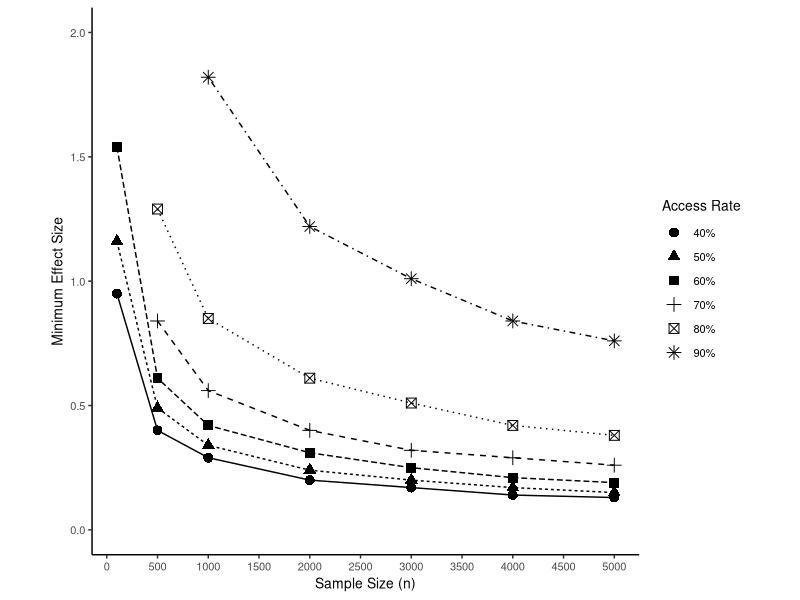
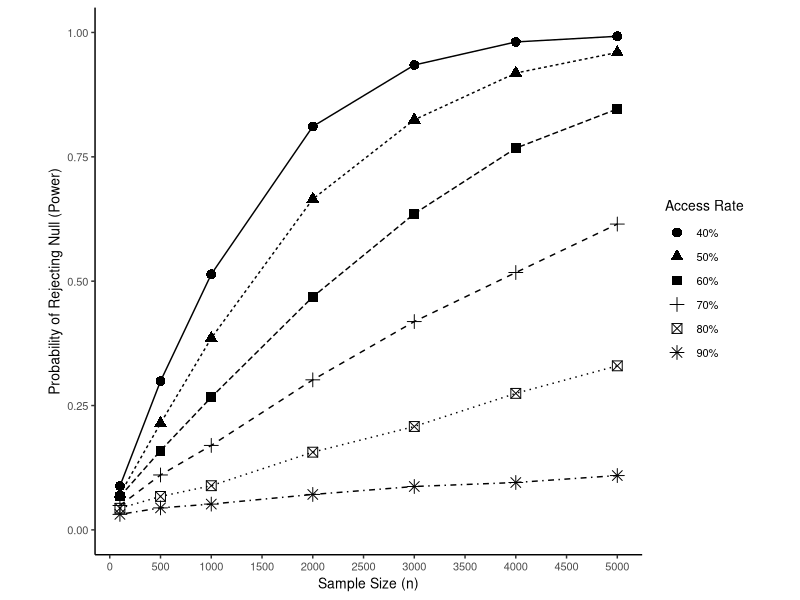

Generate these figures, in order, with R:
library(tidyverse)
library(truncnorm)
library(gridExtra)

#set working directory to location of folder
setwd("~/GitHub/oer-simulation-study/")

#based on this code
#http://egap.org/content/power-analysis-simulations-r


possible.ns <- c(100,500,1000,2000,3000,4000,5000,10000,15000,20000) #  The sample sizes we'll be considering
powers <- rep(NA, length(possible.ns))           # Empty object to collect simulation estimates
effects <- rep(NA, length(possible.ns))
alpha <- 0.05                                    # Standard significance level
sims <- 10000                                      # Number of simulations to conduct for each N
set.seed(1000)


simulateOER <- function(has.book = .6,access.effect = .25, mean.grade = 70, sd.grade = 20, allocation.ratio = .5){
  for (j in 1:length(possible.ns)){
    N <- possible.ns[j]                              # Pick the jth value for N
    
    significant.experiments <- rep(NA, sims)         # Empty object to count significant experiments
    
    #### Inner loop to conduct experiments "sims" times over for each N ####
    for (i in 1:sims){
      Y0 <-  rnorm(n=N,mean=mean.grade, sd=sd.grade)             # OER group potential outcome
      Y0[Y0 > 100] <- 100 # Trim down anything over 100 to 100. 
      Y0[Y0 < 0] <- 0 # Trim down anything over 100 to 100. 
      
      b.rate <- rbinom(n=N,size = 1,prob = has.book) # determine how many people in the sample have the book
      
      # Control group
      Y1 <- Y0 - (1-b.rate)*(access.effect*sd.grade)            # treatment potential outcome. For only students who didn't have access to book, improve by access effect
      Y1[Y1 > 100] <- 100 # Trim down anything over 100 to 100. 
      
      condition <- rbinom(n=N, size=1, prob=allocation.ratio)          # Do a random assignment to condition (1 = treatment, 0 = control)
      Y.sim <- Y1*condition + Y0*(1-condition)               # Reveal outcomes according to assignment
      fit.sim <- lm(Y.sim ~ condition)                   # Do analysis (Simple regression)
      positive <- summary(fit.sim)$coefficients[2,1] < 0 # indicates that the non-oer group was worse than oer group
      p.value <- summary(fit.sim)$coefficients[2,4]  # Extract p-values
      significant.experiments[i] <- ((p.value <= alpha)*positive) # Determine significance according to p <= 0.05. Only successful if the direction is positive. 
      # significant.experiments[i] <- (p.value <= alpha) # Determine significance according to p <= 0.05
    }
    
    powers[j] <- mean(significant.experiments)       # store average success rate (power) for each N
  }
  return(powers)
}


simulateSingleExperiment <- function(N = 1000, has.book = .6,access.effect = .25, mean.grade = 70, sd.grade = 20, allocation.ratio = .5, sims = 1000){
  significant.experiments <- rep(NA, sims)         # Empty object to count significant experiments
    #### Inner loop to conduct experiments "sims" times over for each N ####
    for (i in 1:sims){
      Y0 <-  rnorm(n=N,mean=mean.grade, sd=sd.grade)             # control potential outcome
      Y0[Y0 > 100] <- 100 # Trim down anything over 100 to 100. 
      Y0[Y0 < 0] <- 0 # Trim down anything over 100 to 100. 
      b.rate <- rbinom(n=N,size = 1,prob = has.book) # determine how many people in the sample have the book
      Y1 <- Y0 - (1-b.rate)*(access.effect*sd.grade)            # treatment potential outcome. For only students who didn't have access to book, improve by access effect
      Y1[Y1 < 0] <- 0 #adjust anyone who happened to drop below 0
      condition <- rbinom(n=N, size=1, prob=allocation.ratio)          # Do a random assignment to condition (1 = treatment, 0 = control)
      Y.sim <- Y1*condition + Y0*(1-condition)               # Reveal outcomes according to assignment
      fit.sim <- lm(Y.sim ~ condition)                   # Do analysis (Simple regression)
      positive <- summary(fit.sim)$coefficients[2,1] < 0
      p.value <- summary(fit.sim)$coefficients[2,4]  # Extract p-values
      significant.experiments[i] <- ((p.value <= alpha)*positive) # Determine significance according to p <= 0.05. Only successful if the direction is positive. 
    }
    
  power <- mean(significant.experiments)       # store average success rate (power) for each N
  return(power)
}


# run simulations across range of access levels
run_sims <- function(){
  sim90_2 <- simulateOER(has.book = .9,access.effect = .25)
  print("90% done")
  sim80_2 <- simulateOER(has.book = .8,access.effect = .25)
  print("80% done")
  sim70_2 <- simulateOER(has.book = .7,access.effect = .25)
  print("70% done")
  sim60_2 <- simulateOER(has.book = .6,access.effect = .25)
  print("60% done")
  sim50_2 <- simulateOER(has.book = .5,access.effect = .25)
  print("50% done")
  sim40_2 <- simulateOER(has.book = .4,access.effect = .25)
  print("40% done")
  sim0_2 <- simulateOER(has.book = 0,access.effect = .25)
  print("0% done")

  results_1 <- data.frame(possible.ns,sim90_2,sim80_2,sim70_2,sim60_2,sim50_2,sim40_2,sim0_2)
  write_csv(results_1, path = "simulation_results.csv")
}


# Run simulations of past studies
evaluate_past_studies <- function(){
  papers <- read_csv(file = "OER papers.csv")
  
  papers <- papers %>% 
    mutate(allocation = `n treatment`/(`n control`+ `n treatment`))
  
  papers$N <- ifelse(is.na(papers$`n treatment`),papers$`n control`,papers$`n control`+papers$`n treatment`)
  papers$allocation[is.na(papers$allocation)] <- .5 # assume equal allocation if not reported
  
  for (i in 1:nrow(papers)){
     papers$power_40[i] <- simulateSingleExperiment(N = papers$N[i], allocation.ratio = papers$allocation[i], has.book = .4)
     papers$power_60[i] <- simulateSingleExperiment(N = papers$N[i], allocation.ratio = papers$allocation[i], has.book = .6)
     papers$power_80[i] <- simulateSingleExperiment(N = papers$N[i], allocation.ratio = papers$allocation[i], has.book = .8)
    print(paste(i,"of",nrow(papers)))  
  }
  write_csv(papers, path = "paper_analysis.csv")
}


# create the Simulation Plot
results_1 <- read_csv(file = "simulation_results.csv")
names(results_1) <- c("possible.ns","90%", "80%", "70%", "60%", "50%", "40%")
rates <- c("0%","40%", "50%", "60%", "70%", "80%", "90%")

plot1 <- results_1 %>% 
  filter(possible.ns <= 5000) %>% 
  gather(key = sim,value = "power",-possible.ns) %>% 
  ggplot(., aes(x = possible.ns,y = power,group = sim)) +
  geom_point(aes(shape = sim), size = 3) +
  geom_line(aes(linetype = sim)) +
  ylim(0,1) +
  scale_x_continuous(breaks = seq(from=0, to=5000, by= 500)) +
  ylab("Probability of Rejecting Null (Power)")+ xlab("Sample Size (n)") +
  # theme_minimal() + 
  theme_classic()+
  theme(aspect.ratio = 1,
        text = element_text(size = 10)) +
  # theme( legend.position = "bottom",legend.direction = "horizontal") +
  guides(shape=guide_legend(title="Access Rate"),
         # guides(shape=guide_legend(expression(beta)),
         linetype = FALSE)


########### Sensitivity Analysis: ############
# Find the minimum effect size to achieve 80% power
# across varying sample sizes, increment d until power of 80% is achieved. 
getSensitivity <- function(has.book = .6){
  sens <- c()
  for(y in 1:length(possible.ns)){
    for(i in 1:300){ # 300 = 3 SD. 
      power <- simulateSingleExperiment(N = possible.ns[y], has.book = has.book, access.effect = i/100, sims = 1000)
      if(power >= .80){
        print(i)
        sens[y] <- i/100
        break
      }
    }
  }
  return(sens)
}

getSensitivityBinary <- function(has.book = .6){
  sens <- c()
  U <- 3
  for(y in 1:length(possible.ns)){
    print(possible.ns[y])
    print(U)
    print('')
    V <- seq(0, U, .01)
    L <- 1
    R <- length(V)
    while (L < R) {
      m <- floor((L + R) / 2)
      power <- simulateSingleExperiment(N = possible.ns[y], has.book = has.book, access.effect = V[m], sims = 1000)
      if (power < .8) {
        L <- m+1
      }
      else if (power >= .8) {
        R <- m
      }
    }
    sens[y] <- V[L]
    U <- V[L]
  }
  return(sens)
}
    

runSens <- function(){
  sens_90 <- getSensitivity(has.book = .90)
  sens_80 <- getSensitivity(has.book = .80)
  sens_70 <- getSensitivity(has.book = .70)
  sens_60 <- getSensitivity(has.book = .60)
  sens_50 <- getSensitivity(has.book = .50)
  sens_40 <- getSensitivity(has.book = .40)
  sens_results <- data.frame(possible.ns,sens_90,sens_80,sens_70,sens_60,sens_50,sens_40)
  write_csv(sens_results, path = "sensitivity_results.csv")
}

sens_results <- read_csv(file = "sensitivity_results.csv")
names(sens_results) <- c("possible.ns","90%", "80%", "70%", "60%", "50%", "40%")
plot_sens <- sens_results %>% 
  filter(possible.ns <= 5000) %>% 
  gather(key = sim,value = "ES",-possible.ns) %>% 
  ggplot(., aes(x = possible.ns,y = ES,group = sim)) +
  geom_point(aes(shape = sim), size = 3) +
  geom_line(aes(linetype = sim)) +
  ylim(0,2) +
  scale_x_continuous(breaks = seq(from=0, to=5000, by= 500)) +
  ylab("Minimum Effect Size")+ xlab("Sample Size (n)") +
  # theme_minimal() + 
  theme_classic()+
  theme(aspect.ratio = 1,
        text = element_text(size = 10)) +
  # theme( legend.position = "bottom",legend.direction = "horizontal") +
  guides(shape=guide_legend(title="Access Rate"),
         # guides(shape=guide_legend(expression(beta)),
         linetype = FALSE)





# for(i in 1:length(rates)){
#   plot <- results_1 %>% 
#     filter(possible.ns <= 5000) %>% 
#     gather(key = sim,value = "power",-possible.ns) %>%
#     filter(sim %in% rates[1:i]) %>% 
#     ggplot(., aes(x = possible.ns,y = power,group = sim)) +
#     geom_hline(yintercept = .8, linetype = 7,color = "tomato") + 
#     geom_point(aes(shape = sim), size = 3) +
#     geom_line(aes(linetype = sim)) +
#     ylim(0,1) +
#     scale_x_continuous(breaks = seq(from=0, to=5000, by= 500)) +
#     ylab("Probability of Rejecting Null (Power)")+ xlab("Sample Size (n)") +
#     # theme_minimal() + 
#     theme_classic()+
#     theme(aspect.ratio = 1) +
#     guides(shape=guide_legend(title="Access Rate"),
#            linetype = FALSE) 
#   ggsave(filename = paste0("plot",i,".png"),plot = plot,device = "png")
# }
